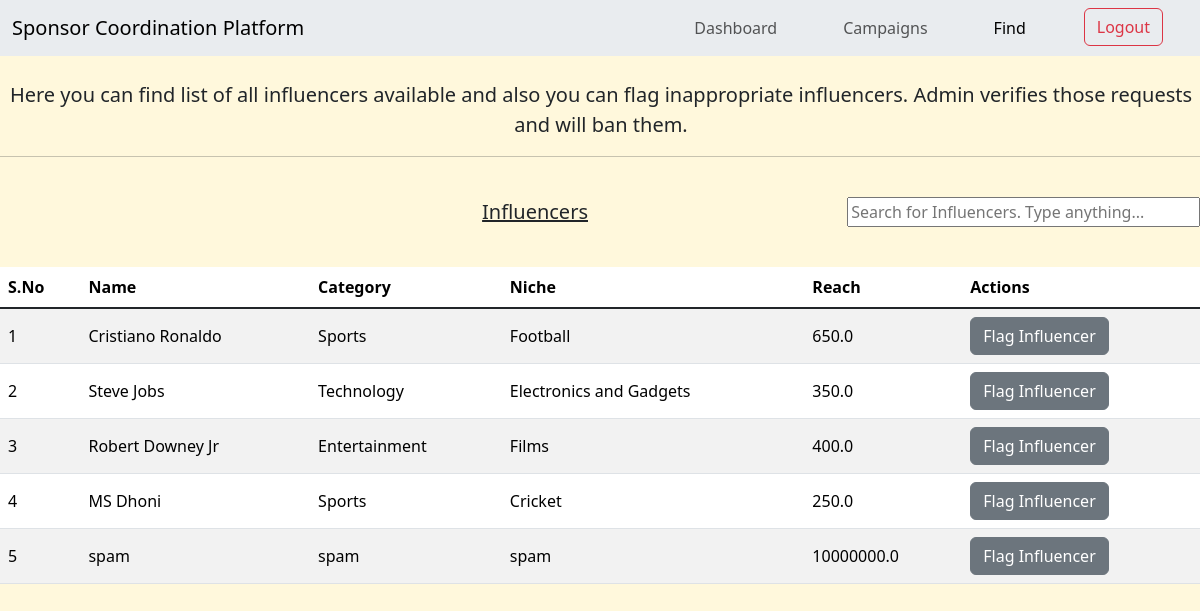
/sponsor/adidas/find (signed in), run on the app's committed database.
### models.py (models this page shows)
class Influencers(db.Model):
    __tablename__ = 'influencers'
    influencer_id = db.Column(db.Integer,primary_key=True, autoincrement=True)
    influencer_name = db.Column(db.String, nullable=False)
    influencer_category = db.Column(db.String, nullable=False)
    influencer_niche = db.Column(db.String, nullable=False)
    influencer_reach = db.Column(db.Float, nullable=False)
    influencer_username = db.Column(db.String, nullable=False, unique=True)
    influencer_password = db.Column(db.String, nullable=False)
    influencer_adrequests = db.relationship('AdRequests', backref='influencers', lazy=True)

### controllers/sponsor_controllers.py (the view)
@app.route('/sponsor/<sponsor_username>/find', methods=['GET', 'POST'])
def sponsor_find(sponsor_username):
    if session.get("USERNAME", None) is not None:
        if session['USERNAME'] != sponsor_username:
            flash("You are not authorized to view this page. Please Login with your account or signup", "danger")
            return redirect('/sponsor/login')
        if request.method=="POST" and request.form['submit'] == 'Logout':
            session.pop('USERNAME') # remove the username from the session
            flash('You have successfully logged out. Thank you for using our services.', 'success')
            return redirect('/')
        sponsor = Sponsors.query.filter_by(sponsor_username=sponsor_username).first()
        influencer = Influencers.query.all()
        return render_template('sponsor_find.html', sponsor=sponsor, influencer=influencer)
    else:
        flash("You need to Login to continue", "info")
        return redirect('/sponsor/login')

### templates/sponsor_find.html (shortened to what this page needs)
<!DOCTYPE html>
<html>
    <head>
        <link rel="stylesheet" href="/static/css/home.css">
        <link href="https://cdn.jsdelivr.net/npm/bootstrap@5.3.3/dist/css/bootstrap.min.css" rel="stylesheet">
    </head>
    <body style="background-color: #fff8dc;">
        <nav class="navbar navbar-expand-lg bg-body-secondary">
            <div class="container-fluid">
              <a class="navbar-brand">Sponsor Coordination Platform</a>
              <div class="collapse navbar-collapse" id="navbarNavDropdown" style="justify-content:right">
                <ul class="navbar-nav">
                  <li class="nav-item">
                    <a class="nav-link" aria-current="page" href="/sponsor/{{sponsor.sponsor_username}}/dashboard">Dashboard</a>
                  </li>
                  <li class="nav-item">
                    <a class="nav-link" href="/sponsor/{{ sponsor.sponsor_username }}/campaigns">Campaigns</a>
                  </li>
                  <li class="nav-item">
                    <a class="nav-link active" href="/sponsor/{{sponsor.sponsor_username}}/find">Find</a>
                  </li>
                  <li>
              <form class="d-flex" action='/sponsor/{{ sponsor.sponsor_username }}/dashboard' method='POST'>
                <button class="btn btn-outline-danger" type="submit" value='Logout' name='submit'>Logout</button>
              </form>
            </li>
            </div>
            </div>
          </nav>
         <br>
        <p style="font-size:20px; padding-left:2px;text-align:center">Here you can find list of all influencers available and also you can flag inappropriate influencers. Admin verifies those requests and will ban them.</p>
        <hr>
        <br>
        <div class=row>
            <div class="col-md-6" style="text-align:right;">
                <p style="font-size:20px;"> <u>Influencers</u> </p>
            </div>
            <div class="col-md-6" style="text-align:right;">
              <input type="search" id="search" name="search" placeholder="Search for Influencers. Type anything..." style="width:60%">
          </div>
        </div>
        <br>
        <div class="table-responsive">
            <table class="table table-hover table-striped align-middle" id="influencer_table">
                <thead>
                    <tr>
                        <th scope="col"> S.No </th>
                        <th scope="col"> Name </th>
                        <th scope="col"> Category </th>
                        <th scope="col"> Niche </th>
                        <th scope="col"> Reach </th>
                        <th scope="col"> Actions </th>
                    </tr>
                </thead>
                <tbody class="table-group-divider">
                    {% for influencer in influencer %}
                    <tr>
                        <td> {{ loop.index }} </td>
                        <td> {{ influencer.influencer_name }} </td>
                        <td> {{ influencer.influencer_category }} </td>
                        <td> {{ influencer.influencer_niche }} </td>
                        <td> {{ influencer.influencer_reach }} </td>
                        <td>  <form action="/sponsor/{{ sponsor.sponsor_username }}/flag/{{influencer.influencer_username}}" method="POST">
                          <input type="submit" class="btn btn-secondary" value="Flag Influencer" name="submit">
                      </form> </td>
                    </tr>
                    {% endfor %}
                </tbody>
            </table>
        </div>
    </body>
</html>

### static/css/home.css (style rules this page uses)
.navbar-nav > li { padding-left:25px; padding-right:25px; }

### data on the page
Influencers: influencer_name "Cristiano Ronaldo", influencer_category "Sports", influencer_niche "Football", influencer_reach "650.0"
Influencers: influencer_name "Steve Jobs", influencer_category "Technology", influencer_niche "Electronics and Gadgets", influencer_reach "350.0"
Influencers: influencer_name "Robert Downey Jr", influencer_category "Entertainment", influencer_niche "Films", influencer_reach "400.0"
Influencers: influencer_name "MS Dhoni", influencer_category "Sports", influencer_niche "Cricket", influencer_reach "250.0"
Influencers: influencer_name "spam", influencer_category "spam", influencer_niche "spam", influencer_reach "10000000.0"
